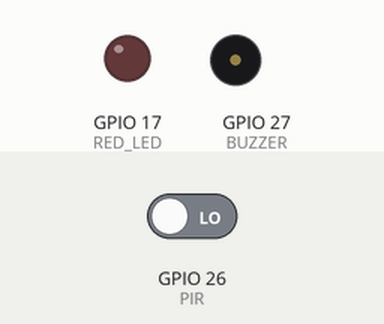
Simulated run of this program. Board: ESP32. Parts: output pins drawn as LEDs (lit = HIGH), buzzer (waves = sounding, pin HIGH). The inputs (shaded band) are chosen by the test bench; at power-on: GPIO 26 (PIR) LOW. Nothing arrives over Bluetooth unless stated; a phone connects over Bluetooth LE 3 s after start; what the program prints to the serial monitor is not drawn.

Above: at 1.2 s.
1.3 s: GPIO 26 (PIR) driven HIGH
At 5.69 s:
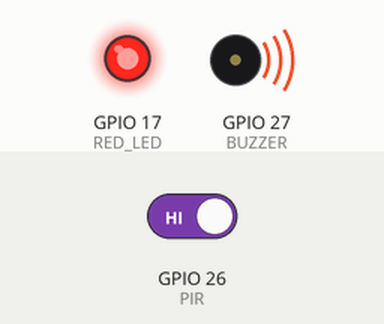
Timing chart, 0 to 10.3 s (numbered marks = the images above; inputs shaded):
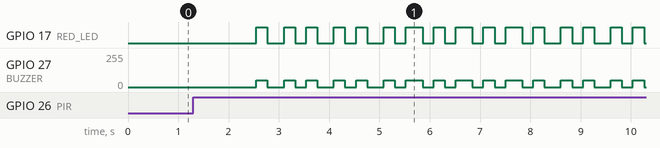

The program:

main.cpp
```cpp
/* Libraries */
#include <Arduino.h>        // Core Ardunio API
#include <BLEDevice.h>      // BLE Services
#include <BLEUtils.h>
#include <BLEServer.h>

/* Time Constants */
#define BUZZ_TIME 15000
#define SLEEP 20

/* Service UUIDs */
#define SERVICE_UUID        "4fafc201-1fb5-459e-8fcc-c5c9c331914b"
#define CHARACTERISTIC_UUID "beb5483e-36e1-4688-b7f5-ea07361b26a8"

/* PIR Sensor Variables*/
bool isActive = false;
bool pirEnabled = true;
unsigned long activeStartTime;
int value = 0;

/* Pin Definitions */
#define RED_LED 17
#define BUZZER 27
#define PIR 26

/* BLE Definitions */
BLEServer *pServer;
BLEService *pService;
BLECharacteristic *pCharacteristic;

/* Callback class used as Serial debug for BLE connection to raspberry pi */
class MyServerCallbacks : public BLEServerCallbacks {
  void onConnect(BLEServer* p) override {
    Serial.println(">>> BLE client connected");
  }
  void onDisconnect(BLEServer* p) override {
    Serial.println(">>> BLE client disconnected");
  }
};

void setup() {
  Serial.begin(115200);

  // Initialize I/O Pins
  pinMode(BUZZER, OUTPUT);
  pinMode(RED_LED, OUTPUT);
  pinMode(PIR, INPUT);

  // Begin timer for active start
  activeStartTime = millis();

  // Initialize BUZZER and LEd to off
  analogWrite(BUZZER, 0);
  digitalWrite(RED_LED, LOW);

  // Create BLE subsystem
  BLEDevice::init("SDSU_FINAL_RING_LITE");

  // Debug to grab BLE MAC for ESP32 to use for bash script on raspberrypi
  Serial.print("BLE MAC: ");
  Serial.println(BLEDevice::getAddress().toString().c_str());

  // Create server, services, and characteristics
  pServer = BLEDevice::createServer();
  pServer->setCallbacks(new MyServerCallbacks());
  pService = pServer->createService(SERVICE_UUID);
  pCharacteristic = pService->createCharacteristic(
    CHARACTERISTIC_UUID,
    BLECharacteristic::PROPERTY_READ |
    BLECharacteristic::PROPERTY_WRITE |
    BLECharacteristic::PROPERTY_NOTIFY
    );

  // Initialize value for Characteristic
  pCharacteristic->setValue("Ring_Lite -- SDSU IOT");
  pService->start();

  // Begin advertising the service UUID
  BLEAdvertising *pAdvertising = BLEDevice::getAdvertising();
  pAdvertising->addServiceUUID(SERVICE_UUID);
  pAdvertising->setScanResponse(true);
  pAdvertising->setMinPreferred(0x0);
  pAdvertising->setMinPreferred(0x12);
  BLEDevice::startAdvertising();
  pCharacteristic->notify();
  Serial.println("Starting BLE work!");
}

void loop() {
  // Read PIR Sensor
  value = digitalRead(PIR);
  delay(10);

  // Stream raw PIR sensor data to serial for debug
  Serial.print(value);

  // Handle end of motion
  if (((millis() - activeStartTime) > BUZZ_TIME) && isActive) {
    // Reset state
    isActive = false;
    Serial.println("Buzzer turned off...");

    // Turn BUZZER and LED off
    analogWrite(BUZZER, 0);
    sleep(SLEEP);
  }

  // Handle start of motion
  if (value == HIGH && !isActive) {
    // Set state to active grab cuurent time for BUZZER and LED control
    isActive = true;
    activeStartTime = millis();

    // Update characteristic to display "Motion"
    Serial.println("Buzzer turned on...");
    pCharacteristic->setValue("Motion");
    pCharacteristic->notify();
    delay(1000);

    // Reset characteristic
    pCharacteristic->setValue("No Motion");
    pCharacteristic->notify();
  }

  // Turn on LED and Buzzer for alloated time while motion state is active
  if ((millis() % 500 < 250) && isActive) {
    analogWrite(BUZZER, 50);
    digitalWrite(RED_LED, HIGH);
  }
  // Keep silent when in iactive state
  else {
    analogWrite(BUZZER, 0);
    digitalWrite(RED_LED, LOW);
  }
  delay(100);
}
```

Measured:
- after the input at 1.3 s, GPIO 17 (RED_LED): LOW → HIGH after 1.3 s, then moves between LOW and HIGH, repeating every 2.5 s; GPIO 27 (BUZZER): 0/255 → 50/255 after 1.3 s, then moves between 0/255 and 50/255, repeating every 2.5 s
